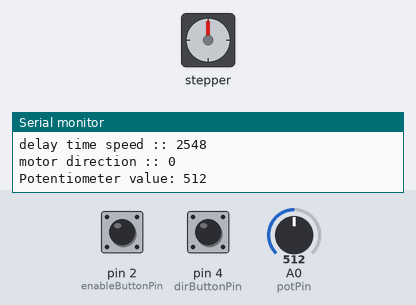
This sketch was run on a simulated Arduino Uno, built with avr-gcc and run on an emulated ATmega328P. Shown: stepper motor, the last lines printed to the serial monitor. Wiring (inferred from the names in the program): stepper motor driver (2000 steps per turn assumed): step pin 5; direction pin 3; enable pin 6. The test bench sets the inputs (shaded band); at power-on: A0 (potPin) = 512, pin 2 (enableButtonPin) HIGH, pin 4 (dirButtonPin) HIGH.

Above: at 12.0 s.
12.1 s: A0 (potPin) set to 306
At 22.46 s:
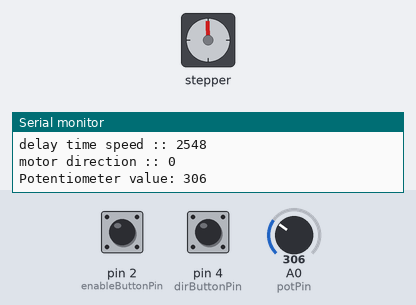
32.5 s: A0 (potPin) set to 0
At 32.73 s:
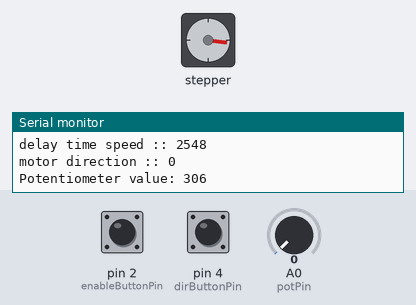
Timing chart, 0 to 46.9 s (numbered marks = the images above; inputs shaded):
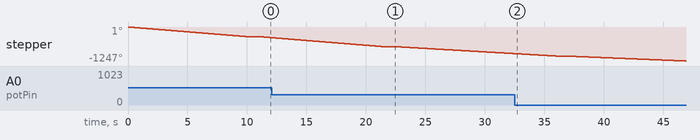

The sketch:

stepper_motor_4.ino
```cpp
const int stepPin = 5;
const int dirPin = 3;
const int enaPin = 6;
const int potPin = A0;
const int enableButtonPin = 2; // Button to enable/disable motor
const int dirButtonPin = 4;    // Button to change direction

// Define constants
const int stepsPerRevolution = 2000;

// Variables for button states
bool motorEnabled = true; // Start with the motor enabled
bool clockwise = false;   // Start with the motor rotating counterclockwise

void setup() {
    // Set up serial communication
    Serial.begin(9600);
    // Set pin modes
    pinMode(stepPin, OUTPUT);
    pinMode(dirPin, OUTPUT);
    pinMode(enaPin, OUTPUT);
    pinMode(enableButtonPin, INPUT_PULLUP); // Enable internal pull-up resistor
    pinMode(dirButtonPin, INPUT_PULLUP);    // Enable internal pull-up resistor
    // Initial motor enable state
    digitalWrite(enaPin, motorEnabled ? LOW : HIGH); // Enable is active LOW
}

void loop() {
    // Read potentiometer value for speed control
    int potValue = analogRead(potPin);
    Serial.println("Potentiometer value: " + String(potValue)); // Debug statement

    int stepDelay = map(potValue, 0, 1023, 5000, 100);

    // Read enable button state
    if (digitalRead(enableButtonPin) == LOW) {
        delay(50); // Debounce delay
        motorEnabled = !motorEnabled;
        digitalWrite(enaPin, motorEnabled ? LOW : HIGH); // Enable is active LOW
        while (digitalRead(enableButtonPin) == LOW); // Wait for button release
    }

    // Read direction button state
    if (digitalRead(dirButtonPin) == LOW) {
        delay(50); // Debounce delay
        clockwise = !clockwise;
        while (digitalRead(dirButtonPin) == LOW); // Wait for button release
    }

    // Rotate the motor if enabled
    if (motorEnabled) {
        // Rotate for a specified duration
        rotate(stepsPerRevolution, stepDelay, clockwise);
        delay(500); // Wait for 5 seconds
    }
    Serial.println("delay time speed :: " + String(stepDelay));

    Serial.println("motor direction :: " + String(clockwise));
    delay(500);

}

void rotate(int steps, unsigned long stepDelay, bool clockwise) {
    digitalWrite(dirPin, clockwise ? HIGH : LOW); // Set rotation direction
    for (int i = 0; i < steps; i++) {
        digitalWrite(stepPin, HIGH);
        delayMicroseconds(stepDelay);
        digitalWrite(stepPin, LOW);
        delayMicroseconds(stepDelay);
    }
}
```
